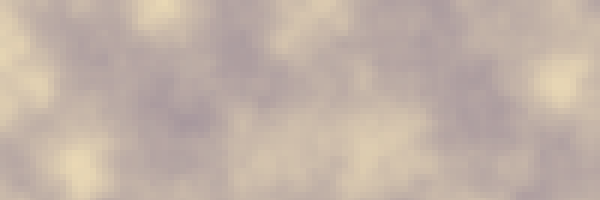
Frame 1 (no input)
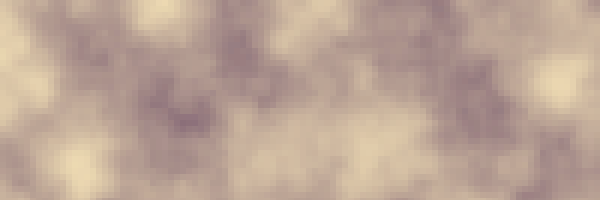
Frame 60 (the mouse pressed at the canvas centre just before this capture)
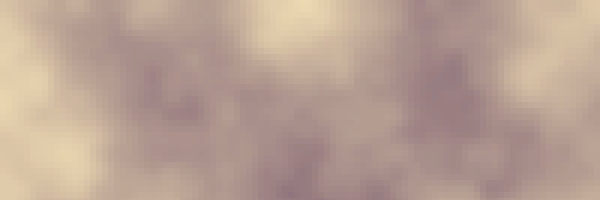
Frame 120 (the mouse held since frame 60 and released just before this capture)

The Processing sketch that drew these frames (run headless with seeded random() and noise(); from frame 60 on, the mouse is pressed at the canvas centre):

// Processing sketch: processing_154527
// ── processing_154527.pde


float noiseScale = 80.0;


void setup() {
  size(600, 200);
  smooth();

  frameRate (30);
}


void draw()
{
  fill(#57385c, 120);
  noStroke();
  rect (0, 0, width, height);
  fill (#ffedbc);

  if (mousePressed)
  {
    noiseScale = map (mouseX, 0, width, 1, 300);
  }



  int x = 0;
  while (x < width)
  {
    int y = 0;
    while (y < height)
    {
      float transparenz = noise (x / noiseScale, y / noiseScale)*255;
       fill (#ffedbc, transparenz);

      rect (x, y, 6, 6);
      y = y + 6;
    }
    x = x + 6;
  }
}
